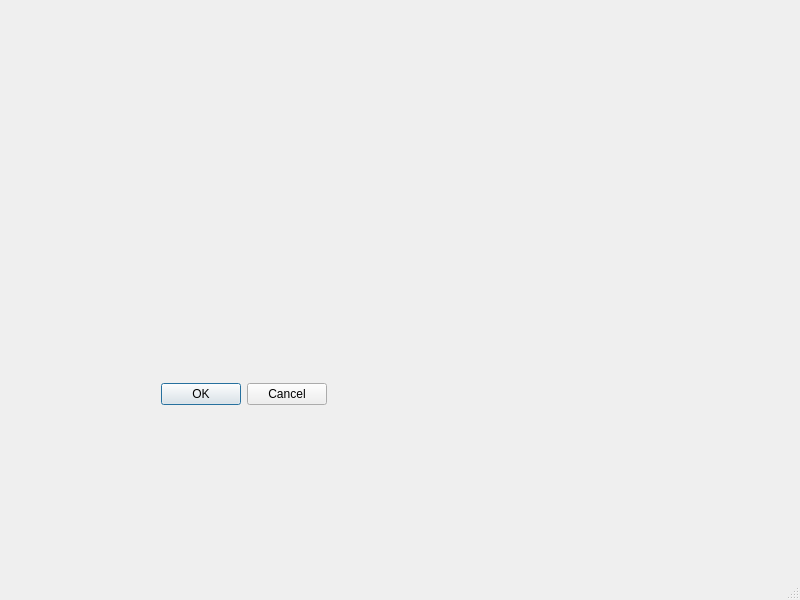
<?xml version="1.0" encoding="UTF-8"?>
<ui version="4.0">
 <class>MainWindow</class>
 <widget class="QMainWindow" name="MainWindow">
  <property name="geometry">
   <rect>
    <x>0</x>
    <y>0</y>
    <width>800</width>
    <height>600</height>
   </rect>
  </property>
  <property name="windowTitle">
   <string>MainWindow</string>
  </property>
  <widget class="QWidget" name="centralwidget">
   <widget class="QDialogButtonBox" name="buttonBox">
    <property name="geometry">
     <rect>
      <x>160</x>
      <y>380</y>
      <width>167</width>
      <height>29</height>
     </rect>
    </property>
    <property name="standardButtons">
     <set>QDialogButtonBox::StandardButton::Cancel|QDialogButtonBox::StandardButton::Ok</set>
    </property>
   </widget>
  </widget>
  <widget class="QMenuBar" name="menubar">
   <property name="geometry">
    <rect>
     <x>0</x>
     <y>0</y>
     <width>800</width>
     <height>25</height>
    </rect>
   </property>
  </widget>
  <widget class="QStatusBar" name="statusbar"/>
 </widget>
 <resources/>
 <connections/>
</ui>
